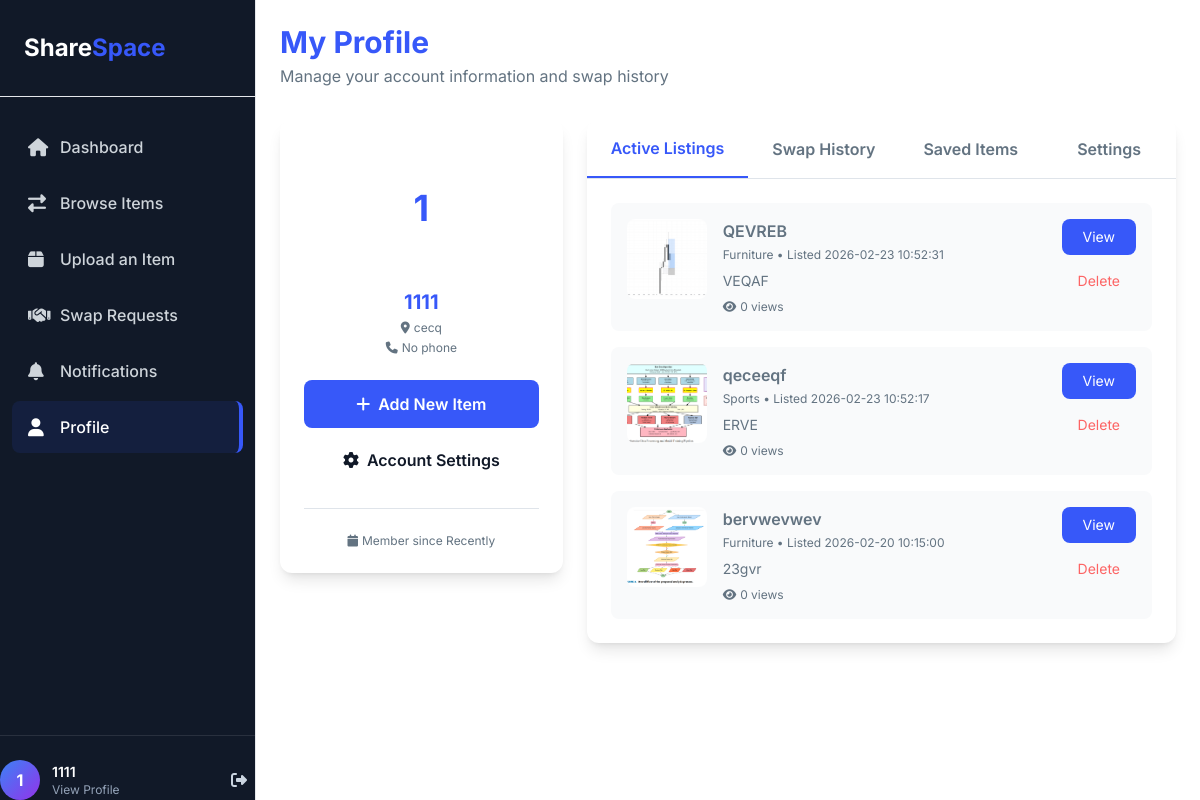
Page /profile (signed in) on the earlier database version.
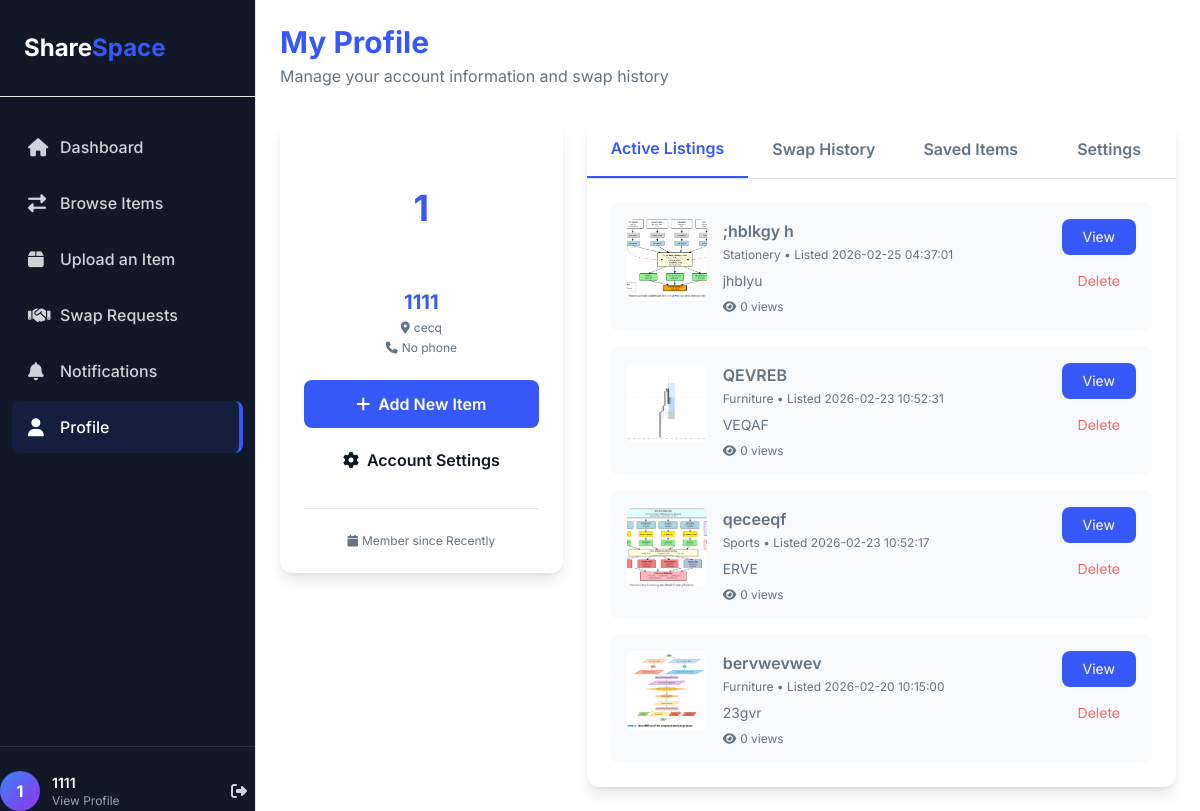
Same page on the later database version.
### tables this page shows
CREATE TABLE items (
    id INTEGER PRIMARY KEY AUTOINCREMENT,
    owner_id INTEGER NOT NULL,
    name TEXT NOT NULL,
    category TEXT,
    description TEXT,
    image TEXT,
    hostel TEXT,
    created_at TEXT DEFAULT CURRENT_TIMESTAMP,
    is_active INTEGER DEFAULT 1, condition TEXT, looking_for TEXT, contact_method TEXT DEFAULT 'email', views INTEGER DEFAULT 0,

    FOREIGN KEY (owner_id) REFERENCES users(id)
);

### app.py (the view)
@app.route("/profile")
def profile():
    if "user_id" not in session:
        return redirect(url_for("signin"))
    db = get_db()
    user_id = session["user_id"]
    active_listings = db.execute("""
        SELECT *
        FROM items
        WHERE owner_id = ?
          AND is_active = 1
        ORDER BY created_at DESC
    """, (session["user_id"],)).fetchall()
    swap_history = []
    saved_items = db.execute("""
    SELECT
        items.id,
        items.name,
        items.category,
        items.image,
        users.username AS owner_name
    FROM saved_items
    JOIN items ON saved_items.item_id = items.id
    JOIN users ON items.owner_id = users.id
    WHERE saved_items.user_id = ?
      AND items.is_active = 1
    """, (session['user_id'],)).fetchall()
    return render_template(
        "profile.html",
        username=session["username"],
        active_listings=active_listings,
        swap_history=swap_history,
        saved_items=saved_items
    )

### app.py (called while the page is built)
def get_db():
    if "db" not in g:
        print("📁 Connecting to database:", os.path.abspath(DB_PATH))  # <-- debug print
        g.db = sqlite3.connect(DB_PATH)
        g.db.row_factory = sqlite3.Row
        g.db.execute("PRAGMA foreign_keys = ON")
    return g.db

### templates/profile.html (shortened to what the changed rows need)
{% extends "signedInBase.html" %}
{% block content %}
<div class="mb-8">
    <h1 class="text-3xl font-bold mb-1">My Profile</h1>
</div>
<div class="grid grid-cols-1 lg:grid-cols-3 gap-6">
    <div class="lg:col-span-1">
        <div class="bg-white dark:bg-dark-2 rounded-xl p-6 shadow-lg">
            <div class="text-center mb-6">
                <h2 class="text-xl font-bold text-primary mb-1">
                    {{ session.username }}
                </h2>
            </div>
        </div>
    </div>
    <div class="lg:col-span-2">
        <div class="bg-white dark:bg-dark-2 rounded-xl shadow-lg overflow-hidden">
            <div class="p-6">
                <div id="active-listings" class="tab-content">
                    {% if active_listings %}
                    <div class="space-y-4">
                        {% for item in active_listings %}
                        <div class="flex gap-4 p-4 bg-gray-1 dark:bg-dark rounded-lg hover:bg-gray-2 dark:hover:bg-dark-3 transition">
                            <div class="w-20 h-20 rounded-lg bg-gradient-to-br from-primary to-blue-dark flex items-center justify-center text-white text-2xl flex-shrink-0">
                                {% if item.image %}
                                <img src="{{ url_for('static', filename='uploads/' + item.image) }}"
                                     class="w-full h-full object-cover rounded-lg" alt="{{ item.name }}">
                                {% else %}
                                <i class="fas fa-box"></i>
                                {% endif %}
                            </div>
                            <div class="flex-1 min-w-0">
                                <h3 class="font-semibold text-body-color dark:text-dark-6 mb-1">
                                    {{ item.name }}
                                </h3>
                                <p class="text-xs text-body-color dark:text-dark-6 mb-2">
                                    {{ item.category|capitalize }} • Listed {{ item.created_at }}
                                </p>
                                <p class="text-sm text-body-color dark:text-dark-6 line-clamp-1 mb-2">
                                    {{ item.description }}
                                </p>
                                <div class="flex gap-4 text-xs text-body-color dark:text-dark-6">
                                    <span><i class="fas fa-eye mr-1"></i>{{ item.views or 0 }} views</span>
                                </div>
                            </div>
                            <div class="flex flex-col gap-2">
                                <a href="/item/{{ item.id }}"
                                   class="px-4 py-2 bg-primary text-white text-sm rounded-lg hover:bg-blue-dark transition text-center whitespace-nowrap">
                                    View
                                </a>
                                <form method="POST" action="{{ url_for('delete_item', item_id=item.id) }}">
    <button type="submit"                                         class="px-4 py-2 bg-red bg-opacity-10 text-red text-sm rounded-lg hover:bg-opacity-20 transition whitespace-nowrap">
Delete</button>
</form>
                            </div>
                        </div>
                        {% endfor %}
                    </div>
                    {% endif %}
                </div>
            </div>
        </div>
    </div>
</div>
{% endblock %}

Differences in the rows shown:
added items: image (picture), name ";hblkgy h", category "Stationery", created_at "2026-02-25 04:37:01", description "jhblyu", views "0"
